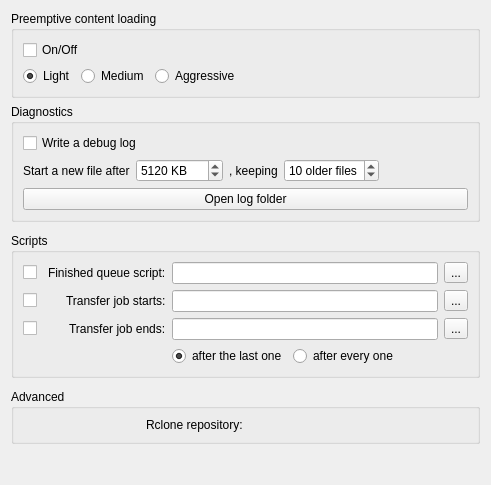
     <widget class="QWidget" name="tab_5">
      <attribute name="title">
       <string>Misc.</string>
      </attribute>
      <layout class="QVBoxLayout" name="verticalLayout_8">
       <item>
        <widget class="QGroupBox" name="groupBox_10">
         <property name="title">
          <string>Preemptive content loading</string>
         </property>
         <layout class="QVBoxLayout" name="verticalLayout_7">
          <item>
           <widget class="QCheckBox" name="cb_preemptiveLoading">
            <property name="toolTip">
             <string>&lt;html&gt;&lt;head/&gt;&lt;body&gt;&lt;p&gt;Preemptively load remote tab content (one folders' level ahead) - might slow down the browser for big data sets&lt;/p&gt;&lt;/body&gt;&lt;/html&gt;</string>
            </property>
            <property name="text">
             <string>On/Off</string>
            </property>
           </widget>
          </item>
          <item>
           <layout class="QHBoxLayout" name="horizontalLayout_7">
            <item>
             <widget class="QRadioButton" name="rb_preemptiveLoading_0">
              <property name="toolTip">
               <string>&lt;html&gt;&lt;head/&gt;&lt;body&gt;&lt;p&gt;10 rclone processes&lt;/p&gt;&lt;/body&gt;&lt;/html&gt;</string>
              </property>
              <property name="text">
               <string>Light</string>
              </property>
              <property name="checked">
               <bool>true</bool>
              </property>
             </widget>
            </item>
            <item>
             <widget class="QRadioButton" name="rb_preemptiveLoading_1">
              <property name="toolTip">
               <string>&lt;html&gt;&lt;head/&gt;&lt;body&gt;&lt;p&gt;20 rclone processes&lt;/p&gt;&lt;/body&gt;&lt;/html&gt;</string>
              </property>
              <property name="text">
               <string>Medium</string>
              </property>
             </widget>
            </item>
            <item>
             <widget class="QRadioButton" name="rb_preemptiveLoading_2">
              <property name="toolTip">
               <string>&lt;html&gt;&lt;head/&gt;&lt;body&gt;&lt;p&gt;40 rclone processes&lt;/p&gt;&lt;/body&gt;&lt;/html&gt;</string>
              </property>
              <property name="text">
               <string>Aggressive</string>
              </property>
             </widget>
            </item>
            <item>
             <spacer name="horizontalSpacer_6">
              <property name="orientation">
               <enum>Qt::Horizontal</enum>
              </property>
              <property name="sizeHint" stdset="0">
               <size>
                <width>40</width>
                <height>20</height>
               </size>
              </property>
             </spacer>
            </item>
           </layout>
          </item>
         </layout>
        </widget>
       </item>
       <item>
        <widget class="QGroupBox" name="groupBox_debugLog">
         <property name="title">
          <string>Diagnostics</string>
         </property>
         <layout class="QVBoxLayout" name="verticalLayout_debugLog">
          <item>
           <widget class="QCheckBox" name="cb_debugLog">
            <property name="toolTip">
             <string>&lt;html&gt;&lt;head/&gt;&lt;body&gt;&lt;p&gt;Write a log of what the application itself is doing, split by subsystem: queue.txt, scheduler.txt, jobs.txt, database.txt, app.txt, plus rclone-browser.txt with everything in one order.&lt;/p&gt;&lt;p&gt;Passwords and tokens are removed. Paths and remote names are not.&lt;/p&gt;&lt;/body&gt;&lt;/html&gt;</string>
            </property>
            <property name="text">
             <string>Write a debug log</string>
            </property>
           </widget>
          </item>
          <item>
           <layout class="QHBoxLayout" name="horizontalLayout_debugLog">
            <item>
             <widget class="QLabel" name="label_logMaxFileKb">
              <property name="text">
               <string>Start a new file after</string>
              </property>
             </widget>
            </item>
            <item>
             <widget class="QSpinBox" name="logMaxFileKb">
              <property name="toolTip">
               <string>&lt;html&gt;&lt;head/&gt;&lt;body&gt;&lt;p&gt;How large one log file may grow before it is rotated. 1024 KB is one megabyte; the default of 5120 KB is five.&lt;/p&gt;&lt;p&gt;Small values are allowed on purpose, so that rotation can be watched happening rather than waited out.&lt;/p&gt;&lt;/body&gt;&lt;/html&gt;</string>
              </property>
              <property name="suffix">
               <string> KB</string>
              </property>
              <property name="minimum">
               <number>16</number>
              </property>
              <property name="maximum">
               <number>1048576</number>
              </property>
              <property name="singleStep">
               <number>256</number>
              </property>
              <property name="value">
               <number>5120</number>
              </property>
             </widget>
            </item>
            <item>
             <widget class="QLabel" name="label_logKeepFiles">
              <property name="text">
               <string>, keeping</string>
              </property>
             </widget>
            </item>
            <item>
             <widget class="QSpinBox" name="logKeepFiles">
              <property name="toolTip">
               <string>&lt;html&gt;&lt;head/&gt;&lt;body&gt;&lt;p&gt;How many older files to keep for each subsystem. Zero keeps only the one being written.&lt;/p&gt;&lt;/body&gt;&lt;/html&gt;</string>
              </property>
              <property name="suffix">
               <string> older files</string>
              </property>
              <property name="minimum">
               <number>0</number>
              </property>
              <property name="maximum">
               <number>99</number>
              </property>
              <property name="value">
               <number>10</number>
              </property>
             </widget>
            </item>
            <item>
             <spacer name="horizontalSpacer_debugLog">
              <property name="orientation">
               <enum>Qt::Horizontal</enum>
              </property>
              <property name="sizeHint" stdset="0">
               <size>
                <width>40</width>
                <height>20</height>
               </size>
              </property>
             </spacer>
            </item>
           </layout>
          </item>
          <item>
           <widget class="QPushButton" name="openLogFolder">
            <property name="text">
             <string>Open log folder</string>
            </property>
           </widget>
          </item>
         </layout>
        </widget>
       </item>
       <item>
        <spacer name="verticalSpacer_14">
         <property name="orientation">
          <enum>Qt::Vertical</enum>
         </property>
         <property name="sizeType">
          <enum>QSizePolicy::Fixed</enum>
         </property>
         <property name="sizeHint" stdset="0">
          <size>
           <width>20</width>
           <height>5</height>
          </size>
         </property>
        </spacer>
       </item>
       <item>
        <widget class="QGroupBox" name="groupBox_11">
         <property name="title">
          <string>Scripts</string>
         </property>
         <layout class="QGridLayout" name="gridLayout_6">
          <item row="0" column="4">
           <widget class="QLineEdit" name="queueScript">
            <property name="toolTip">
             <string>&lt;html&gt;&lt;head/&gt;&lt;body&gt;&lt;p&gt;Script executed when queue processing is finished e.g.:&lt;br/&gt;&lt;br/&gt;&amp;quot;/usr/local/bin/put_to_slepp&amp;quot; -now&lt;br/&gt;&amp;quot;C:\Program Files\Tools\put_to_sleep.exe&amp;quot; -now -arg2&lt;/p&gt;&lt;/body&gt;&lt;/html&gt;</string>
            </property>
           </widget>
          </item>
          <item row="4" column="4">
           <widget class="QLineEdit" name="transferOffScript">
            <property name="toolTip">
             <string>&lt;html&gt;&lt;head/&gt;&lt;body&gt;&lt;p&gt;Script executed when a transfer job finishes -- after every one, or once nothing is transferring any more, whichever is chosen below. e.g.:&lt;br/&gt;&lt;br/&gt;&amp;quot;/usr/local/bin/keep_awake&amp;quot; -allowSleep&lt;br/&gt;&amp;quot;C:\Program Files\Tools\keep_awake.exe&amp;quot; -allowSleep -arg2&lt;/p&gt;&lt;p&gt;This fires for a job started any way, including one run on its own. &amp;quot;Finished queue script&amp;quot; above is about the queue draining, which is a different thing.&lt;/p&gt;&lt;/body&gt;&lt;/html&gt;</string>
            </property>
           </widget>
          </item>
          <item row="3" column="4">
           <widget class="QLineEdit" name="transferOnScript">
            <property name="toolTip">
             <string>&lt;html&gt;&lt;head/&gt;&lt;body&gt;&lt;p&gt;Script executed when transfer job starts e.g.:&lt;br/&gt;&lt;br/&gt;&amp;quot;/usr/local/bin/keep_awake&amp;quot; -arg1&lt;br/&gt;&amp;quot;C:\Program Files\Tools\keep_awake.exe&amp;quot; -arg1 -arg2&lt;/p&gt;&lt;/body&gt;&lt;/html&gt;</string>
            </property>
           </widget>
          </item>
          <item row="4" column="1">
           <widget class="QCheckBox" name="jobLastFinishedScriptRun">
            <property name="toolTip">
             <string>&lt;html&gt;&lt;head/&gt;&lt;body&gt;&lt;p&gt;Activate script.&lt;/p&gt;&lt;/body&gt;&lt;/html&gt;</string>
            </property>
            <property name="text">
             <string/>
            </property>
           </widget>
          </item>
          <item row="0" column="1">
           <widget class="QCheckBox" name="queueScriptRun">
            <property name="toolTip">
             <string>&lt;html&gt;&lt;head/&gt;&lt;body&gt;&lt;p&gt;Activate script.&lt;/p&gt;&lt;/body&gt;&lt;/html&gt;</string>
            </property>
            <property name="text">
             <string/>
            </property>
           </widget>
          </item>
          <item row="3" column="1">
           <widget class="QCheckBox" name="jobStartScriptRun">
            <property name="toolTip">
             <string>&lt;html&gt;&lt;head/&gt;&lt;body&gt;&lt;p&gt;Activate script.&lt;/p&gt;&lt;/body&gt;&lt;/html&gt;</string>
            </property>
            <property name="text">
             <string/>
            </property>
           </widget>
          </item>
          <item row="4" column="5">
           <widget class="QToolButton" name="transferOffScriptBrowse">
            <property name="text">
             <string>...</string>
            </property>
           </widget>
          </item>
          <item row="0" column="3" alignment="Qt::AlignRight">
           <widget class="QLabel" name="label_7">
            <property name="text">
             <string>Finished queue script:</string>
            </property>
           </widget>
          </item>
          <item row="3" column="3" alignment="Qt::AlignRight">
           <widget class="QLabel" name="label_8">
            <property name="text">
             <string>Transfer job starts:</string>
            </property>
           </widget>
          </item>
          <item row="0" column="5">
           <widget class="QToolButton" name="queueScriptBrowse">
            <property name="text">
             <string>...</string>
            </property>
           </widget>
          </item>
          <item row="3" column="5">
           <widget class="QToolButton" name="transferOnScriptBrowse">
            <property name="text">
             <string>...</string>
            </property>
           </widget>
          </item>
          <item row="4" column="3" alignment="Qt::AlignRight">
           <widget class="QLabel" name="label_9">
            <property name="text">
             <string>Transfer job ends:</string>
            </property>
           </widget>
          </item>
          <item row="5" column="4">
           <layout class="QHBoxLayout" name="horizontalLayout_jobFinishedWhen">
            <item>
             <widget class="QRadioButton" name="rb_jobFinishedWhen_last">
              <property name="toolTip">
               <string>&lt;html&gt;&lt;head/&gt;&lt;body&gt;&lt;p&gt;Run it once, when nothing is transferring any more. A queue of three jobs runs it once, at the end.&lt;/p&gt;&lt;/body&gt;&lt;/html&gt;</string>
              </property>
              <property name="text">
               <string>after the last one</string>
              </property>
              <property name="checked">
               <bool>true</bool>
              </property>
             </widget>
            </item>
            <item>
             <widget class="QRadioButton" name="rb_jobFinishedWhen_every">
              <property name="toolTip">
               <string>&lt;html&gt;&lt;head/&gt;&lt;body&gt;&lt;p&gt;Run it every time a transfer job finishes. A queue of three jobs runs it three times.&lt;/p&gt;&lt;/body&gt;&lt;/html&gt;</string>
              </property>
              <property name="text">
               <string>after every one</string>
              </property>
             </widget>
            </item>
            <item>
             <spacer name="horizontalSpacer_jobFinishedWhen">
              <property name="orientation">
               <enum>Qt::Horizontal</enum>
              </property>
              <property name="sizeHint" stdset="0">
               <size>
                <width>40</width>
                <height>20</height>
               </size>
              </property>
             </spacer>
            </item>
           </layout>
          </item>
          <item row="0" column="2">
           <spacer name="horizontalSpacer_7">
            <property name="orientation">
             <enum>Qt::Horizontal</enum>
            </property>
            <property name="sizeType">
             <enum>QSizePolicy::Fixed</enum>
            </property>
            <property name="sizeHint" stdset="0">
             <size>
              <width>5</width>
              <height>20</height>
             </size>
            </property>
           </spacer>
          </item>
         </layout>
        </widget>
       </item>
       <item>
        <spacer name="verticalSpacer_12">
         <property name="orientation">
          <enum>Qt::Vertical</enum>
         </property>
         <property name="sizeType">
          <enum>QSizePolicy::Fixed</enum>
         </property>
         <property name="sizeHint" stdset="0">
          <size>
           <width>20</width>
           <height>5</height>
          </size>
         </property>
        </spacer>
       </item>
       <item>
        <widget class="QGroupBox" name="groupBox_12">
         <property name="title">
          <string>Advanced</string>
         </property>
         <layout class="QGridLayout" name="gridLayout_7">
          <item row="0" column="1" alignment="Qt::AlignRight">
           <widget class="QLabel" name="label_13">
            <property name="text">
             <string>Rclone repository:</string>
            </property>
           </widget>
          </item>
          <item row="0" column="2">
           <widget class="QLabel" name="repoDetected">
            <property name="text">
             <string/>
            </property>
            <property name="textFormat">
             <enum>Qt::RichText</enum>
            </property>
            <property name="openExternalLinks">
             <bool>true</bool>
            </property>
            <property name="wordWrap">
             <bool>true</bool>
            </property>
           </widget>
          </item>
         </layout>
        </widget>
       </item>
       <item>
        <spacer name="verticalSpacer_11">
         <property name="orientation">
          <enum>Qt::Vertical</enum>
         </property>
         <property name="sizeHint" stdset="0">
          <size>
           <width>20</width>
           <height>30</height>
          </size>
         </property>
        </spacer>
       </item>
      </layout>
     </widget>
